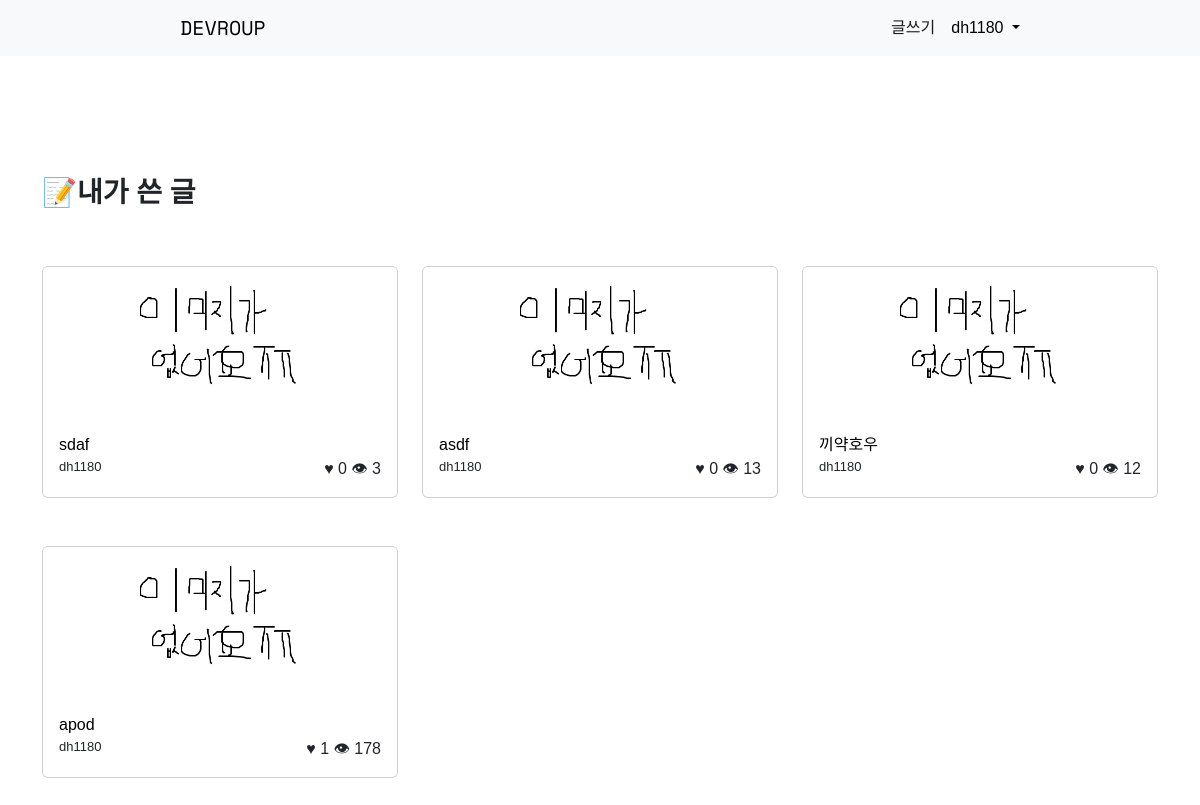
The page /user/user_posts/ (signed in) on the database as committed earlier.
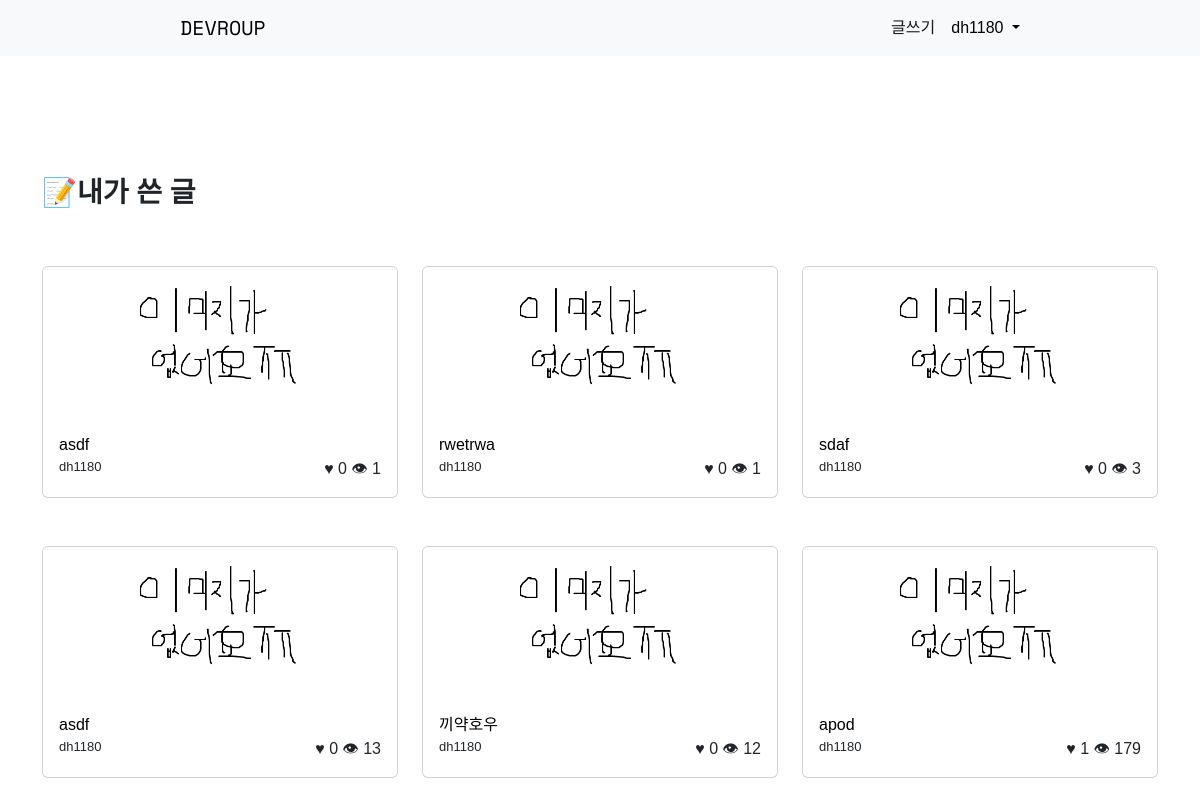
The same page on the database as committed later.
### community/models.py (models this page shows, shortened)
class Post(models.Model):
    title = models.CharField(max_length=200)
    author = models.ForeignKey(User, on_delete=models.CASCADE, null=True)
    hit = models.IntegerField(default=0)
    like = models.IntegerField(default=0)
    like_users = models.ManyToManyField(User, related_name='like_posts')
    date = models.DateTimeField(auto_now_add=True)
    image = models.ImageField(upload_to='community_thumbnail', null=True)
    content = models.TextField()
    github_address = models.URLField(null=True)

### user/views.py (the view)
# urls.py: path('user_posts/', views.user_posts, name='user_posts'),
def user_posts(request):
    posts = Post.objects.filter(author=request.user).order_by('-date')
    return render(request, 'user/user_posts.html', {'posts': posts})

### user/templates/user/user_posts.html
{% extends 'community/base.html' %} {% block content %}
<br /><br /><br /><br /><br />
<div class="container">
    <div class="row mb-5">
        <h3 style="font-weight: 1000;">📝내가 쓴 글</h3>
    </div>
    <div class="row">
        {% for post in posts %}
        <div class="col-4 mb-5">
            <div class="card h-100">
                <div class="media-container">
                    <img
                        src="{{ post.image.url }}"
                        class="card-img-top"
                        style="object-fit: cover; height: 150px;"
                    />
                </div>
                <div class="card-body">
                    <a
                        class="card-title stretched-link"
                        href="{% url 'community:post_detail' pk=post.pk %}"
                        >{{ post.title }}</a
                    >
                    <br />
                    <div class="row">
                        <div class="col-6" style="font-size: small">
                            {{ post.author }}
                        </div>
                        <div class="col-6 text-end">
                            ♥&nbsp;{{ post.like }}
                            👁&nbsp;{{ post.hit }}
                        </div>
                    </div>
                </div>
            </div>
        </div>
        {% endfor %}
    </div>
{% endblock content %}

### community/templates/community/base.html (shortened to what this page needs)
{% load static %} {% load socialaccount %}
<!DOCTYPE html>
<html lang="en">
    <head>
        <link
            href="https://cdn.jsdelivr.net/npm/bootstrap@5.2.3/dist/css/bootstrap.min.css"
            rel="stylesheet"
        />
        <link
            rel="stylesheet"
            href="https://uicdn.toast.com/editor/latest/toastui-editor.min.css"
        />
    </head>
    <body id="ajax">
        <nav class="navbar navbar-expand-lg bg-light">
            <div class="container-fluid">
                <a
                    class="navbar-brand"
                    href="/"
                    style="margin-left: 10.5rem; font-family: 'Space Mono', monospace;"
                    id="brand"
                    >DEVROUP</a
                >
                <div
                    class="collapse navbar-collapse justify-content-end"
                    id="navbarSupportedContent"
                    style="margin-right: 10rem;"
                >
                    <ul class="navbar-nav mb-2 mb-lg-0">
                        {% if user.is_authenticated %}
                        <li>
                            <a class="nav-link active" href="{% url 'community:post_create' %}"
                                >글쓰기</a
                            >
                        </li>
                        <li class="nav-item dropdown">
                            <a
                                class="nav-link dropdown-toggle"
                                href="#"
                                id="navbarDropdown"
                                role="button"
                                data-bs-toggle="dropdown"
                                aria-expanded="false"
                            >
                                {{ user.username }}
                            </a>
                        </li>
                        {% endif %}
                    </ul>
                </div>
            </div>
        </nav>
        {% block content %} {% endblock %}
    </body>
</html>

### community/templates/community/base.html (style rules this page uses)
a { cursor: pointer; }
a:link:not(.disabled) { color: black; text-decoration: none; }
body { font-family: 'Noto Sans KR', sans-serif; }

Rows that differ between the two databases and show on the page:
added Post: image (picture), title "asdf", author "dh1180", like "0", hit "1"
added Post: image (picture), title "rwetrwa", author "dh1180", like "0", hit "1"
changed Post "apod": hit "178" → "179"
